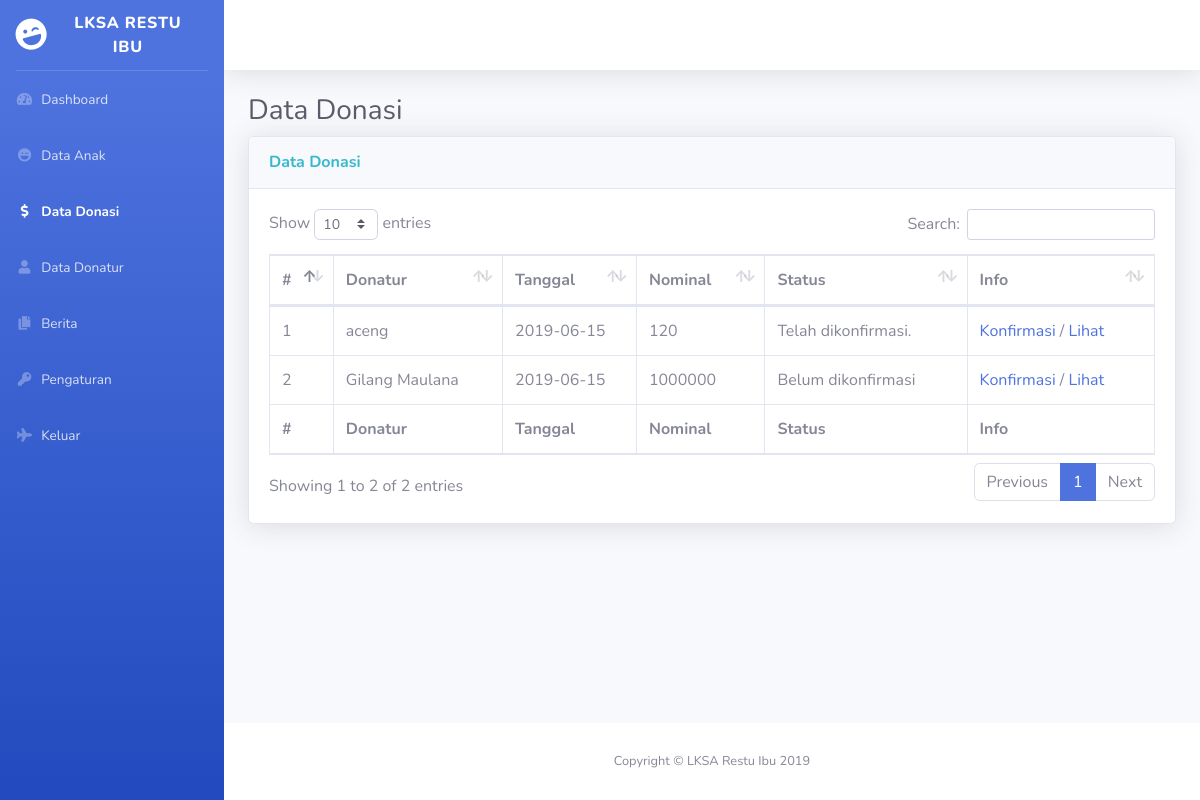
Page /admin/donasi.php (signed in) on the committed database.
### tables this page shows
CREATE TABLE `info` (
  `id_info` int(5) NOT NULL,
  `nama_yayasan` varchar(50) NOT NULL,
  `tentang_yayasan` text NOT NULL,
  `alamat_yayasan` varchar(100) NOT NULL,
  `tlp_yayasan` varchar(12) NOT NULL
);

CREATE TABLE `donasi` (
  `id_donasi` int(5) NOT NULL,
  `tgl_donasi` date NOT NULL,
  `verif_donasi` int(5) NOT NULL,
  `id_petugas` int(5) NOT NULL,
  `id_donatur` int(5) NOT NULL
);

CREATE TABLE `detail_donasi` (
  `id_detail` int(5) NOT NULL,
  `id_donasi` int(5) NOT NULL,
  `nominal_detail` varchar(20) NOT NULL,
  `gambar_bukti` text NOT NULL,
  `rekening_detail` text NOT NULL,
  `id_rekening` int(5) NOT NULL,
  `catatan_detail` text NOT NULL
);

CREATE TABLE `donatur` (
  `id_donatur` int(5) NOT NULL,
  `nama_donatur` varchar(50) NOT NULL,
  `email_donatur` varchar(50) NOT NULL,
  `tlp_donatur` varchar(12) NOT NULL
);

### admin/donasi.php (the view, shortened to what this page needs)
<?php
require_once "../lib/mainconfig.php";
$data = $conn->query("SELECT * FROM info");
$info    = $data->fetch_assoc();
$donasi = $conn->query("SELECT * FROM donasi INNER JOIN detail_donasi ON donasi.id_donasi = detail_donasi.id_donasi INNER JOIN donatur ON donasi.id_donatur = donatur.id_donatur");
?>
<!DOCTYPE html>
<html lang="en">
<head>
  <link href="vendor/fontawesome-free/css/all.min.css" rel="stylesheet" type="text/css">
  <link href="css/sb-admin-2.min.css" rel="stylesheet">
  <link href="vendor/datatables/dataTables.bootstrap4.min.css" rel="stylesheet">
</head>
<body id="page-top">
  <div id="wrapper">
<?php include "nav.phtml";?>
    <div id="content-wrapper" class="d-flex flex-column">
      <div id="content">
        <nav class="navbar navbar-expand navbar-light bg-white topbar mb-4 static-top shadow">
        </nav>
        <div class="container-fluid">
          <h1 class="h3 mb-2 text-gray-800">Data Donasi</h1>
          <div class="card shadow mb-4">
            <div class="card-header py-3">
              <h6 class="m-0 font-weight-bold text-info">Data Donasi</h6>
            </div>
            <div class="card-body">
              <div class="table-responsive">
                <table class="table table-bordered" id="dataTable" width="100%" cellspacing="0">
                  <thead>
                    <tr>
                      <th>#</th>
                      <th>Donatur</th>
                      <th>Tanggal</th>
                      <th>Nominal</th>
                      <th>Status</th>
                      <th>Info</th>
                    </tr>
                  </thead>
                  <tfoot>
                    <tr>
                      <th>#</th>
                      <th>Donatur</th>
                      <th>Tanggal</th>
                      <th>Nominal</th>
                      <th>Status</th>
                      <th>Info</th>
                    </tr>
                  </tfoot>
                  <tbody>
                    <?php while($datadonasi = $donasi->fetch_array()){?>
                    <tr>
                      <td><?=$datadonasi['id_donasi'];?></td>
                      <td><?=$datadonasi['nama_donatur'];?></td>
                      <td><?=$datadonasi['tgl_donasi'];?></td>
                      <td><?=$datadonasi['nominal_detail'];?></td>
                      <td><?php if($datadonasi['verif_donasi']==1){ echo "Telah dikonfirmasi.";}else{ echo "Belum dikonfirmasi";}?></td>
                      <td><a href="?konfirmasi=<?=$datadonasi['id_donasi'];?>">Konfirmasi</a> / <a href="#" data-toggle="modal" data-target="#modal">Lihat</a></td>
                    </tr>
                    <?php } ?>
                  </tbody>
                </table>
              </div>
            </div>
          </div>
        </div>
      </div>
      <footer class="sticky-footer bg-white">
        <div class="container my-auto">
          <div class="copyright text-center my-auto">
            <span>Copyright &copy; <?=$info['nama_yayasan'];?> 2019</span>
          </div>
        </div>
      </footer>
    </div>
  </div>
</body>
</html>

### admin/nav.phtml
<ul class="navbar-nav bg-gradient-primary sidebar sidebar-dark accordion" id="accordionSidebar">
  <a class="sidebar-brand d-flex align-items-center justify-content-center" href="index.php">
    <div class="sidebar-brand-icon rotate-n-15">
      <i class="fas fa-laugh-wink"></i>
    </div>
    <div class="sidebar-brand-text mx-3"><?=$info['nama_yayasan'];?> <sup></sup></div>
  </a>
  <hr class="sidebar-divider my-0">
  <li class="nav-item <?php if($dashboard){ echo"active";}?>">
    <a class="nav-link" href="index.php">
      <i class="fas fa-fw fa-tachometer-alt"></i>
      <span>Dashboard</span></a>
  </li>
  <li class="nav-item <?php if($anaks){ echo"active";}?>">
    <a class="nav-link" href="anak.php">
      <i class="fas fa-fw fa-laugh-wink"></i>
      <span>Data Anak</span></a>
  </li>
  <li class="nav-item <?php if($donasi){ echo"active";}?>">
    <a class="nav-link" href="donasi.php">
      <i class="fas fa-fw fa-dollar-sign"></i>
      <span>Data Donasi</span></a>
  </li>
  <li class="nav-item <?php if($donaturs){ echo"active";}?>">
    <a class="nav-link" href="donatur.php">
      <i class="fas fa-fw fa-user"></i>
      <span>Data Donatur</span></a>
  </li>
  <li class="nav-item <?php if($berita){ echo"active";}?>">
    <a class="nav-link" href="berita.php">
      <i class="fas fa-fw fa-copy"></i>
      <span>Berita</span></a>
  </li>
  <li class="nav-item <?php if($idpetugas){ echo"active";}?>">
    <a class="nav-link" href="pengaturan.php">
      <i class="fas fa-fw fa-key"></i>
      <span>Pengaturan</span></a>
  </li>
  <li class="nav-item">
    <a class="nav-link" href="logout.php">
      <i class="fas fa-fw fa-plane"></i>
      <span>Keluar</span></a>
  </li>
</ul>

### rows in the picture
info: nama_yayasan "LKSA RESTU IBU", nama_yayasan "LKSA Restu Ibu"
donasi: detail_donasi.id_donasi "1", id_donatur.nama_donatur "aceng", tgl_donasi "2019-06-15", detail_donasi.nominal_detail "120", verif_donasi "Telah dikonfirmasi."
donasi: detail_donasi.id_donasi "2", id_donatur.nama_donatur "Gilang Maulana", tgl_donasi "2019-06-15", detail_donasi.nominal_detail "1000000", verif_donasi "Belum dikonfirmasi"
